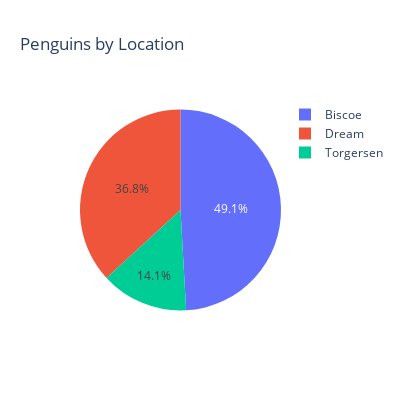

The cell this chart's notebook holds for it:
### Code cell
fig = px.pie(peng, 
            names='island',
            width=400,
            height=400,
            title="Penguins by Location")
fig.show()

### Figure 1 — Plotly figure (JSON) as saved in the notebook; plotly's stock layout.template omitted (floating-point values rounded to 4 significant figures; data arrays with more than 128 entries replaced by an {"elided": "..."} marker saying what was removed)
{"data": [{"domain": {"x": [0, 1], "y": [0, 1]}, "hovertemplate": "island=%{label}<extra></extra>", "labels": {"elided": "334 str values"}, "legendgroup": "", "name": "", "showlegend": true, "type": "pie"}], "layout": {"height": 400, "legend": {"tracegroupgap": 0}, "title": {"text": "Penguins by Location"}, "width": 400}}
